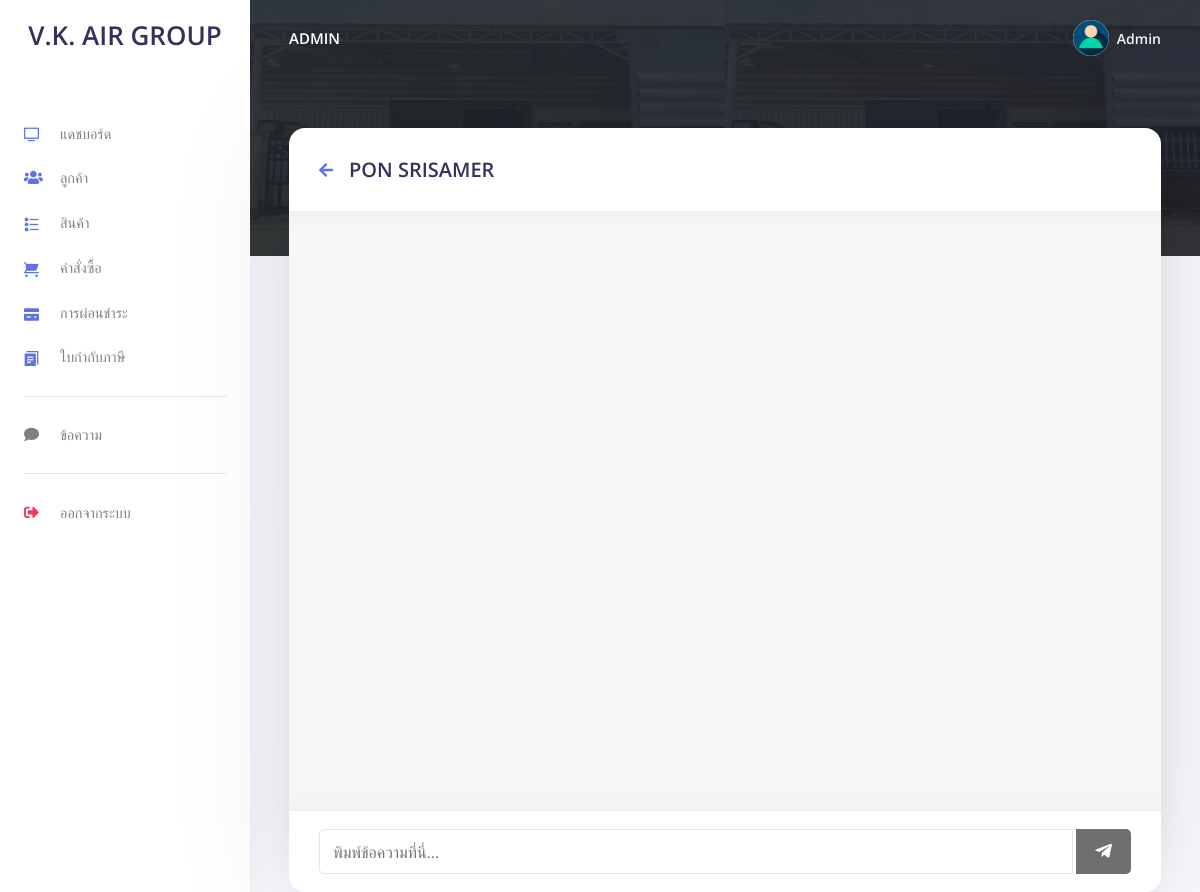
The page /admin/chat.php?user_id=120125218 (signed in) on the database its author committed.
### tables this page shows
CREATE TABLE `users` (
  `user_id` int(11) NOT NULL,
  `unique_id` int(255) NOT NULL,
  `name` varchar(255) NOT NULL,
  `email` varchar(255) NOT NULL,
  `password` varchar(255) NOT NULL,
  `number` varchar(255) NOT NULL,
  `urole` varchar(255) NOT NULL
);

### admin/chat.php (the view, shortened to what this page needs)
<?php
  include_once "config/config.php";
?>
<?php require_once('partials/_head.php'); ?>
<body>
<?php
  require_once('partials/_sidebar.php');
  ?>
  <div class="main-content">
    <?php
    require_once('partials/_topnav.php');
    ?>
    <div class="container-fluid mt--8">
      <div class="row">
        <div class="col">
          <div class="wrapper">
            <section class="chat-area">
              <header>
                <?php
                  $user_id = mysqli_real_escape_string($mysqli, $_GET['user_id']);
                  $sql = mysqli_query($mysqli, "SELECT * FROM users WHERE unique_id = {$user_id}");
                  if(mysqli_num_rows($sql) > 0){
                    $row = mysqli_fetch_assoc($sql);
                  }else{
                    header("location: message.php");
                  }
                ?>
                <a href="message.php" class="back-icon"><i class="fas fa-arrow-left"></i></a>
                <div class="details ml-3">
                  <h2 style="margin-top:9px;"><?php echo $row['name']?></h2>
                </div>
              </header>
              <div class="chat-box">
              </div>
              <form action="#" class="typing-area">
                <input type="text" name="message" class="input-field" placeholder="พิมพ์ข้อความที่นี่..." autocomplete="off">
                <button><i class="fab fa-telegram-plane"></i></button>
              </form>
            </section>
          </div>
        </div>
      </div>
    </div>
  </div>
</body>
</html>

### admin/partials/_sidebar.php (shortened to what this page needs)
<?php
$admin_id = $_SESSION['admin_login'];
$ret = "SELECT * FROM  users  WHERE user_id = '$admin_id'";
$stmt = $mysqli->prepare($ret);
$stmt->execute();
$res = $stmt->get_result();
while ($admin = $res->fetch_object()) {
?>
  <nav class="navbar navbar-vertical fixed-left navbar-expand-md navbar-light bg-white" id="sidenav-main">
    <div class="container-fluid">
      <a class="navbar-brand pt-0" href="dashboard.php">
        <h1>V.K. AIR GROUP</h1>
      </a>
      <div class="collapse navbar-collapse" id="sidenav-collapse-main">
        <ul class="navbar-nav">
          <li class="nav-item">
            <a class="nav-link" href="dashboard.php">
              <i class="ni ni-tv-2 text-primary"></i> แดชบอร์ด
            </a>
          </li>
          <li class="nav-item">
            <a class="nav-link" href="customes.php">
              <i class="fas fa-users text-primary"></i> ลูกค้า
            </a>
          </li>
          <li class="nav-item">
            <a class="nav-link" href="products.php">
              <i class="ni ni-bullet-list-67 text-primary"></i> สินค้า
            </a>
          </li>
          <li class="nav-item">
            <a class="nav-link" href="orders.php">
              <i class="ni ni-cart text-primary"></i> คำสั่งซื้อ
            </a>
          </li>
          <li class="nav-item">
            <a class="nav-link" href="installment.php">
              <i class="ni ni-credit-card text-primary"></i> การผ่อนชำระ
            </a>
          </li>
          <li class="nav-item">
            <a class="nav-link" href="taxinvoice.php">
              <i class="ni ni-single-copy-04 text-primary"></i> ใบกำกับภาษี
            </a>
          </li>
        </ul>
        <hr class="my-3">
        <ul class="navbar-nav">
          <li class="nav-item">
            <a class="nav-link" href="message.php">
              <i class="fa fa-comment"></i> ข้อความ
            </a>
          </li>
        </ul>
        <hr class="my-3">
        <ul class="navbar-nav mb-md-3">
          <li class="nav-item">
            <a class="nav-link" href="logout.php">
              <i class="fas fa-sign-out-alt text-danger"></i> ออกจากระบบ
            </a>
          </li>
        </ul>
      </div>
    </div>
  </nav>
<?php } ?>

### admin/partials/_topnav.php (shortened to what this page needs)
<?php
$admin_id = $_SESSION['admin_login'];
$ret = "SELECT * FROM  users  WHERE user_id = '$admin_id'";
$stmt = $mysqli->prepare($ret);
$stmt->execute();
$res = $stmt->get_result();
while ($admin = $res->fetch_object()) {
?>
    <nav class="navbar navbar-top navbar-expand-md navbar-dark" id="navbar-main">
        <div class="container-fluid">
            <a class="h4 mb-0 text-white text-uppercase d-none d-lg-inline-block" href="dashboard.php"><?php echo $admin->name; ?></a>
            <ul class="navbar-nav align-items-center d-none d-md-flex">
                <li class="nav-item dropdown">
                    <a class="nav-link pr-0" href="#" role="button" data-toggle="dropdown" aria-haspopup="true" aria-expanded="false">
                        <div class="media align-items-center">
                            <span class="avatar avatar-sm rounded-circle">
                                <img alt="Image placeholder" src="assets/img/theme/user-a-min.png">
                            </span>
                            <div class="media-body ml-2 d-none d-lg-block">
                                <span class="mb-0 text-sm  font-weight-bold"><?php echo $admin->name; ?></span>
                            </div>
                        </div>
                    </a>
                </li>
            </ul>
        </div>
    </nav>
<?php } ?>

### rows shown on the page
users: name "ADMIN", name "Admin"
users: name "PON SRISAMER"
